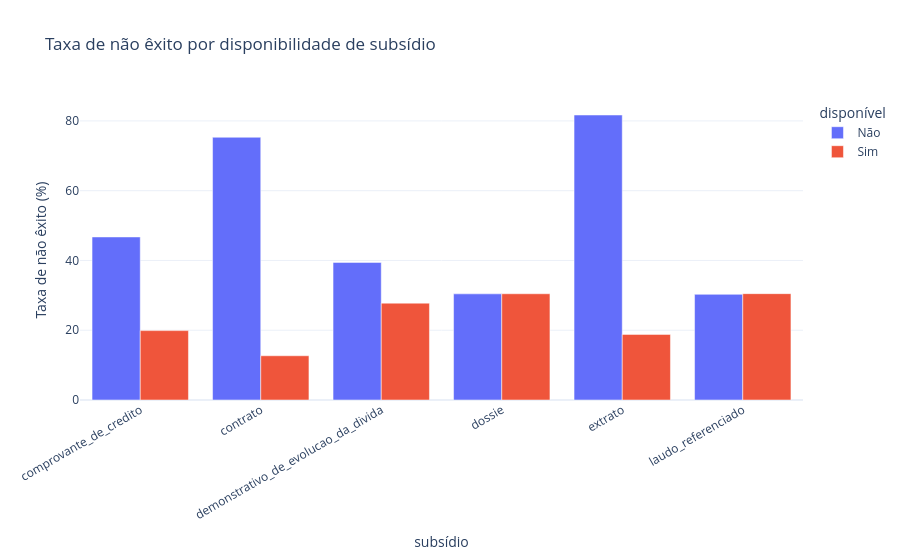

Notebook cell for this chart:
### Code cell
# Associação observacional: compare taxas de não êxito com e sem cada subsídio.
risk_by_doc = (df.melt(id_vars='teve_nao_exito', value_vars=DOCS, var_name='subsídio', value_name='disponível')
                 .dropna().groupby(['subsídio', 'disponível'], as_index=False)['teve_nao_exito'].mean())
risk_by_doc['taxa_nao_exito_pct'] = risk_by_doc['teve_nao_exito'] * 100
risk_by_doc['disponível'] = risk_by_doc['disponível'].map({0: 'Não', 1: 'Sim'})
fig = px.bar(risk_by_doc, x='subsídio', y='taxa_nao_exito_pct', color='disponível', barmode='group',
             title='Taxa de não êxito por disponibilidade de subsídio',
             labels={'taxa_nao_exito_pct': 'Taxa de não êxito (%)'})
fig.update_layout(template='plotly_white', xaxis_tickangle=-30)
fig.show()

### Figure 1 — Plotly figure (JSON) as saved in the notebook; plotly's stock layout.template omitted (floating-point values rounded to 4 significant figures)
{"data": [{"alignmentgroup": "True", "hovertemplate": "disponível=Não<br>subsídio=%{x}<br>Taxa de não êxito (%)=%{y}<extra></extra>", "legendgroup": "Não", "marker": {"color": "#636efa", "pattern": {"shape": ""}}, "name": "Não", "offsetgroup": "Não", "orientation": "v", "showlegend": true, "textposition": "auto", "type": "bar", "x": ["comprovante_de_credito", "contrato", "demonstrativo_de_evolucao_da_divida", "dossie", "extrato", "laudo_referenciado"], "xaxis": "x", "y": [46.74, 75.31, 39.44, 30.43, 81.69, 30.29], "yaxis": "y"}, {"alignmentgroup": "True", "hovertemplate": "disponível=Sim<br>subsídio=%{x}<br>Taxa de não êxito (%)=%{y}<extra></extra>", "legendgroup": "Sim", "marker": {"color": "#EF553B", "pattern": {"shape": ""}}, "name": "Sim", "offsetgroup": "Sim", "orientation": "v", "showlegend": true, "textposition": "auto", "type": "bar", "x": ["comprovante_de_credito", "contrato", "demonstrativo_de_evolucao_da_divida", "dossie", "extrato", "laudo_referenciado"], "xaxis": "x", "y": [19.89, 12.68, 27.76, 30.45, 18.81, 30.48], "yaxis": "y"}], "layout": {"barmode": "group", "legend": {"title": {"text": "disponível"}, "tracegroupgap": 0}, "title": {"text": "Taxa de não êxito por disponibilidade de subsídio"}, "xaxis": {"anchor": "y", "domain": [0.0, 1.0], "tickangle": -30, "title": {"text": "subsídio"}}, "yaxis": {"anchor": "x", "domain": [0.0, 1.0], "title": {"text": "Taxa de não êxito (%)"}}}}
